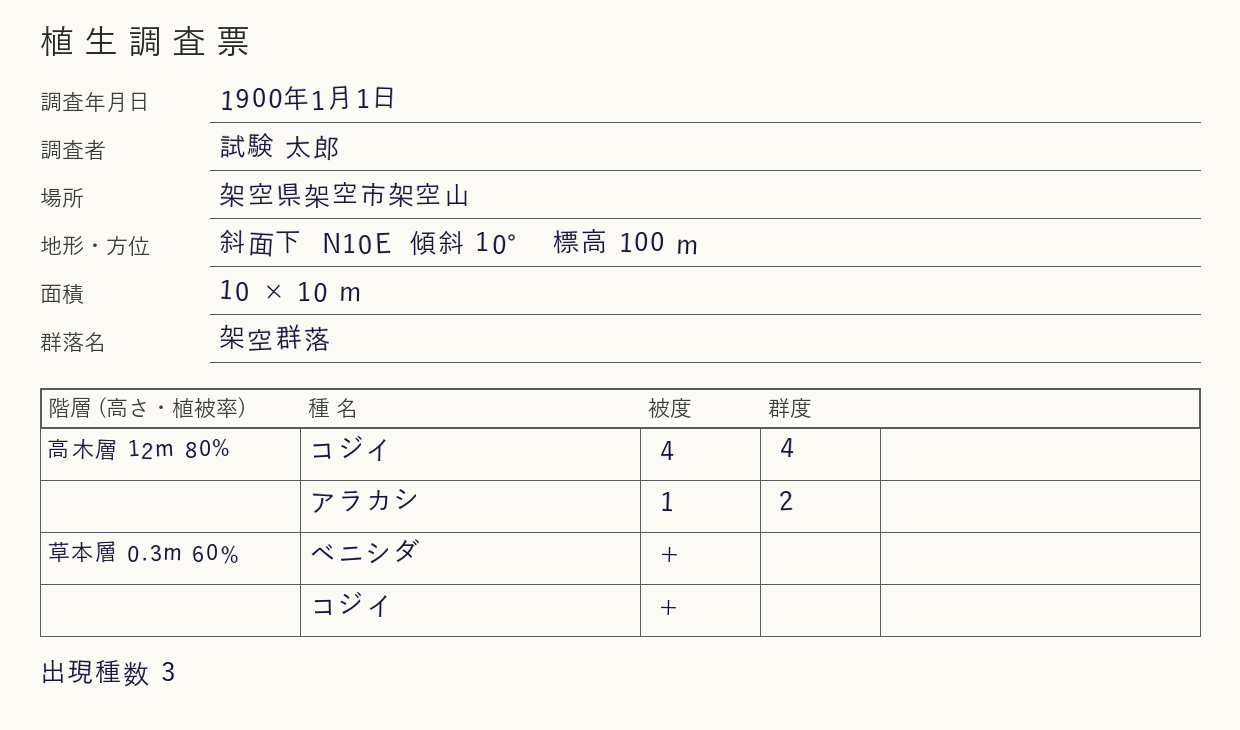
#> input picture plugins/vegetation-survey/examples/sample_sheet.png, 1240 x 730 px
$ python pages.py ../../../examples/sample_sheet.png --out out.png
#> lines starting #> are read from the running program, lines starting #| are printed output that depends on the picture
### plugins/vegetation-survey/skills/veg-table-to-csv/scripts/crop.py
"""ページ画像の一部を切り出し，原寸の座標の目盛りを付けて保存する．

    # 読むための画像 (目盛り付き．縦 2 x 横 1 のタイルに分ける)
    python scripts/crop.py <ページ.png> --box X0 Y0 X1 Y1 --tiles 2x1 --out <置き場>

    # 表を 1 枚の画像として切り出す (折り込みの切り分け．目盛りなし・原寸)
    python scripts/crop.py <ページ.png> --box X0 Y0 X1 Y1 --raw --name tab12 --out <置き場>
    python scripts/crop.py <ページ.png> --raw --rotate 90 --name tab12 --out <置き場>   # 横倒しを起こす

- 座標はすべて**原寸の px** (見渡し画像や目盛りに書いてある数字)．`--box` を省くと全体．
  見渡しから目で読んだ座標はずれるので，`--box` は既定で上下左右に 80 px 広げて切る (`--pad`)．
- 目盛り付きの画像は，上下左右の余白に原寸の x・y を書く．**別のタイルの同じ行は，
  y の目盛りで対応を取る** (横に分けたタイルで，種名と値を結ぶのに使う)．
- `--max` は保存する画像の長辺 (既定 1800 px)．読み手はこれより大きい画像を縮めるので，
  大きくしても字は大きくならない．字を大きくしたいときは `--box` を小さくするか，タイルを増やす．
- 表示の縮小率 (保存した画像の px / 原寸の px) を必ず表示する．**0.6 を下回ったら，
  `・` と `+`，`1` と `I` の見分けが怪しくなる**ので，もっと細かく切る．
- `--zoom` は拡大の倍率 (既定 1．ページ内の小さい表を読むときに 2〜3)．`--max` を超えない範囲で拡大する．
- `--rotate` は反時計回りの角度 (90・180・270)．`--raw` と組み合わせて使う．
- **密な表** (地点が多く横に収まらない表) は `--dense N` を使う．`--box` は値の列だけを囲む．
  行の傾きを直し，`--label X0 X1` の範囲 (種名・階層) を各画像の左に貼り，地点を N 列ずつの画像に分ける．
  列の上に地点の番号を書くので，**種名と値が 1 枚に入り，番号で列を取り違えない**．縦の分割は `--tiles 6x1`．
  列の位置は `・` の並びから測る．測れないときは警告を出し，`--box` を地点の数で等分する (左右には `--pad` を足さない)．
  群の境で間隔が広がる表など，測れない・等分では合わない表は，`--centers` で全列の中心の x を，
  等間隔なら `--first-x` と `--pitch` を渡す．最後の列が切り出しの右端からはみ出せば警告する．
  列の位置をどう決めたか (`列の位置: 測った`・`等分`・`引数`) を必ず表示する．
  `--label` の左端が字に掛かる (名前の頭がはみ出す) ときは警告し，広げる先の x を出す．
- `--deskew` (密な表): 紙面が右上がり・右下がり，波打つ，列が下ほど左右へ寄る表は，自動の傾きの補正が帯ごとに揺れて
  右端の列が 1 行ずれて見え，列の測定が 1 列ずれる．`--deskew` は値の列を 8 つの帯に分けて行の傾きを測り，y ごとに
  なめらかにつなぎ，列の寄り (上端と下端で測った列の中心の差．`--lean PX` で渡してもよい) と一緒に直した写しを
  `<名前>_deskew.png` に保存し，その写しで切り出す (列の x・行の y は表の上端・左端の位置のまま)．
  `--shear` を付けると行の傾きは測らずその値で直す．
- `--tiles` は「行数x列数」(`3x2` は縦 3 枚・横 2 枚)．`--raw` は `--tiles` を使わず 1 枚で切る．

    python scripts/crop.py <表.png> --box 5180 1730 7260 7200 --dense 10 --plots 20 --label 3950 5170 --tiles 6x1 --out <置き場>
"""
import argparse
import os
import sys

from PIL import Image, ImageDraw, ImageFont, ImageStat

Image.MAX_IMAGE_PIXELS = None

MARGIN_X, MARGIN_Y = 64, 28


def _font(size):
    for name in ('arial.ttf', 'DejaVuSans.ttf'):
        try:
            return ImageFont.truetype(name, size)
        except OSError:
            pass
    try:
        return ImageFont.load_default(size=size)
    except TypeError:                                 # Pillow 10.1 より前
        return ImageFont.load_default()


def _step(scale):
    """表示で 40 px 以上あく，きりのよい原寸の刻み"""
    for s in (10, 20, 25, 50, 100, 200, 250, 500, 1000, 2000):
        if s * scale >= 40:
            return s
    return 5000


def ruled(im, box, maxside=1800, grid=False, zoom=1.0, y_origin=0):
    """box を切り出して縮め (zoom > 1 なら拡大し)，余白に原寸の目盛りを書いた画像と縮小率を返す"""
    x0, y0, x1, y1 = box
    shift = y_origin - y0 if y_origin else 0          # 目盛りの y を元の画像の座標にする
    part = im.crop(box).convert('RGB')
    scale = min(zoom, (maxside - 2 * MARGIN_X) / max(part.width, part.height))
    w, h = max(1, round(part.width * scale)), max(1, round(part.height * scale))
    part = part.resize((w, h), Image.LANCZOS)
    out = Image.new('RGB', (w + 2 * MARGIN_X, h + 2 * MARGIN_Y), 'white')
    out.paste(part, (MARGIN_X, MARGIN_Y))
    d = ImageDraw.Draw(out)
    f = _font(15)
    step = _step(scale)
    col = (200, 0, 0)
    for y in range(((y0 + shift) // step + 1) * step, y1 + shift, step):
        yy = MARGIN_Y + round((y - y0 - shift) * scale)
        d.line([(MARGIN_X - 8, yy), (MARGIN_X - 1, yy)], fill=col)
        d.line([(MARGIN_X + w, yy), (MARGIN_X + w + 7, yy)], fill=col)
        d.text((2, yy - 8), str(y), fill=col, font=f)
        d.text((MARGIN_X + w + 9, yy - 8), str(y), fill=col, font=f)
        if grid:
            d.line([(MARGIN_X, yy), (MARGIN_X + w, yy)], fill=(170, 210, 255))
    for x in range((x0 // step + 1) * step, x1, step):
        xx = MARGIN_X + round((x - x0) * scale)
        d.line([(xx, MARGIN_Y - 8), (xx, MARGIN_Y - 1)], fill=col)
        d.line([(xx, MARGIN_Y + h), (xx, MARGIN_Y + h + 7)], fill=col)
        d.text((xx - 14, 2), str(x), fill=col, font=f)
        d.text((xx - 14, MARGIN_Y + h + 9), str(x), fill=col, font=f)
        if grid:
            d.line([(xx, MARGIN_Y), (xx, MARGIN_Y + h)], fill=(170, 210, 255))
    return out, scale


# [86 lines left out: functions shear, estimate_shear, shear_bands, band_slopes, estimate_lean, deskew_region and 1 more, not called in this run]


def _comb(prof, plots, pitch, start):
    return sum(prof[min(len(prof) - 1, round(start + i * pitch))] for i in range(plots))


# [321 lines left out: functions measure_columns, label_cut, dense_tile, tiles, deskew_copy, main, not called in this run]


# [2 lines that do not run on import are left out]

### plugins/vegetation-survey/skills/veg-table-to-csv/scripts/pages.py
"""組成表の入力 (PDF・PNG・JPG) を，1 ページ 1 枚の PNG にそろえる．

    python scripts/pages.py <入力> [<入力> ...] --out <作業ディレクトリ> [--pages 10-20,35]

- PDF は 1 ページずつ書き出す．ページが 1 枚のスキャン画像だけなら，
  その画像を**原寸のまま**取り出す (描画し直すと解像度が変わるため)．
  それ以外は 300 dpi で描画する．
- PNG・JPG はそのまま写す (EXIF の向きは直す)．
- 書き出した各ページについて，全体を見渡すための縮小画像
  (`<名前>_overview.png`．目盛りの数字は原寸の px) も作る．
- ページが 2 枚以上あれば，縮小画像を並べた一覧 (`contact_01.png`…．各コマにページ名)
  も作る．**表のあるページを選ぶのに使う** (本の全ページの見渡しを 1 枚ずつ読むと重い)．
- 最後に，ページの一覧 (名前・幅・高さ・縮小率) を表示し，`pages.tsv` に書く．
"""
import argparse
import io
import os
import sys

from PIL import Image, ImageDraw, ImageOps

sys.path.insert(0, os.path.dirname(os.path.abspath(__file__)))
from crop import _font, ruled  # noqa: E402

Image.MAX_IMAGE_PIXELS = None               # A0 の折り込みは 1 億画素を超える

THUMB_W, THUMB_H, CONTACT_COLS, CONTACT_ROWS = 440, 620, 4, 3


def parse_pages(spec):
    """`10-20,35` を {10, …, 20, 35} にする．空なら None (全ページ)"""
    if not spec:
        return None
    out = set()
    for part in spec.split(','):
        lo, _, hi = part.strip().partition('-')
        out.update(range(int(lo), int(hi or lo) + 1))
    return out


def pdf_pages(path, wanted=None):
    """(ページ番号, 総ページ数, 画像) を 1 枚ずつ返す (全ページを同時に持たない)"""
    import pymupdf
    doc = pymupdf.open(path)
    for i, page in enumerate(doc, 1):
        if wanted is not None and i not in wanted:
            continue
        imgs = page.get_images(full=True)
        im = None
        if len(imgs) == 1 and not page.get_text().strip():   # 文字の層があれば，図だけを取らない
            info = doc.extract_image(imgs[0][0])
            try:
                im = Image.open(io.BytesIO(info['image']))
                im.load()
                if page.rotation:                     # 画像そのものはページの回転を含まない
                    im = im.rotate(-page.rotation, expand=True)
            except Exception:
                im = None
        if im is None:
            pix = page.get_pixmap(dpi=300)
            im = Image.frombytes('RGB', (pix.width, pix.height), pix.samples)
        yield i, doc.page_count, im


def items_of(src, wanted):
    base = os.path.splitext(os.path.basename(src))[0]
    if not src.lower().endswith('.pdf'):
        yield base, ImageOps.exif_transpose(Image.open(src))
        return
    for i, n, im in pdf_pages(src, wanted):
        yield (base if n == 1 else f'{base}_p{i:0{max(2, len(str(n)))}d}'), im


def thumb(im, name):
    """見出しつきの小さなコマを作る"""
    t = im.convert('RGB')
    t.thumbnail((THUMB_W - 8, THUMB_H - 30))
    cell = Image.new('RGB', (THUMB_W, THUMB_H), 'white')
    cell.paste(t, (4, 26))
    d = ImageDraw.Draw(cell)
    d.text((6, 4), name, fill=(200, 0, 0), font=_font(16))
    d.rectangle((0, 0, THUMB_W - 1, THUMB_H - 1), outline=(190, 190, 190))
    return cell


def write_contacts(cells, out):
    per = CONTACT_COLS * CONTACT_ROWS
    paths = []
    for k in range(0, len(cells), per):
        sheet = Image.new('RGB', (THUMB_W * CONTACT_COLS, THUMB_H * CONTACT_ROWS), 'white')
        for j, cell in enumerate(cells[k:k + per]):
            sheet.paste(cell, (j % CONTACT_COLS * THUMB_W, j // CONTACT_COLS * THUMB_H))
        paths.append(os.path.join(out, 'contact_%02d.png' % (k // per + 1)))
        sheet.save(paths[-1])
    return paths


def main(argv=None):
    if hasattr(sys.stdout, 'reconfigure'):
        sys.stdout.reconfigure(encoding='utf-8', errors='replace')
    ap = argparse.ArgumentParser(description=__doc__.splitlines()[0])
    ap.add_argument('inputs', nargs='+')
    ap.add_argument('--out', required=True, help='作業ディレクトリ')
    ap.add_argument('--pages', help='PDF のうち書き出すページ (例: 10-20,35)')
    ap.add_argument('--overview', type=int, default=1800,
                    help='見渡し画像の長辺 (px．既定 1800)')
    a = ap.parse_args(argv)
    os.makedirs(a.out, exist_ok=True)
    wanted = parse_pages(a.pages)
    rows, cells = [], []
    for src in a.inputs:
        for name, im in items_of(src, wanted):
            if im.mode not in ('RGB', 'L'):
                im = im.convert('RGB')
            im.save(os.path.join(a.out, name + '.png'))
            ov, scale = ruled(im, (0, 0, im.width, im.height), a.overview)
            ov.save(os.path.join(a.out, name + '_overview.png'))
            rows.append((name, im.width, im.height, scale))
            cells.append(thumb(im, name))
    with open(os.path.join(a.out, 'pages.tsv'), 'w', encoding='utf-8') as f:
        f.write('page\twidth\theight\toverview_scale\n')
        for r in rows:
            f.write('%s\t%d\t%d\t%.3f\n' % r)
    for name, w, h, s in rows:
        print(f'{name}: {w} x {h} px  (見渡しの縮小率 {s:.3f})')
    if len(cells) > 1:
        paths = write_contacts(cells, a.out)
        print(f'一覧: {len(paths)} 枚 ({os.path.basename(paths[0])} …)．表のあるページを選ぶのに使う')


if __name__ == '__main__':
    main()
#> in main, im is the input picture: PIL image 1240x730 RGB; mean R, G, B 245.3, 243.4, 238
#> in ruled, `out = Image.new('RGB', (w + 2 * MARGIN_X, h + 2 * MARGIN_Y), 'white')`: out: PIL image 1368x786 RGB; every value is 255
#> in ruled, `out.paste(part, (MARGIN_X, MARGIN_Y))`:
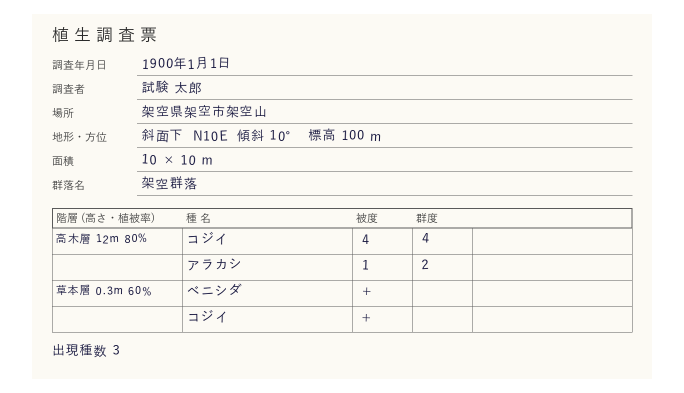
#> out: PIL image 1368x786 RGB (shown at 1/2 size); mean R, G, B 246.8, 245.2, 240.7
#> in main, `ov, scale = ruled(im, (0, 0, im.width, im.height), a.overview)`:
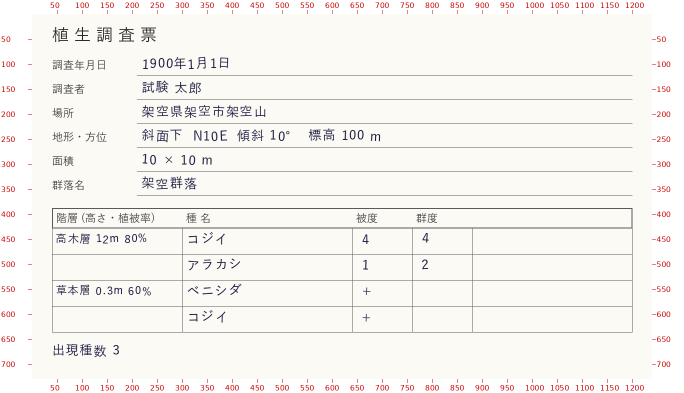
#> ov: PIL image 1368x786 RGB (shown at 1/2 size); mean R, G, B 246.4, 243.3, 238.8
#> in main, `ov, scale = ruled(im, (0, 0, im.width, im.height), a.overview)`: scale = 1
#> in thumb, `t.thumbnail((THUMB_W - 8, THUMB_H - 30))`:
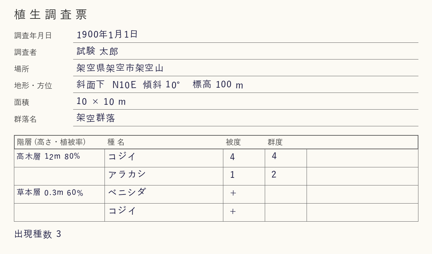
#> t: PIL image 432x254 RGB; mean R, G, B 245.2, 243.3, 238
#> in thumb, `cell = Image.new('RGB', (THUMB_W, THUMB_H), 'white')`: cell: PIL image 440x620 RGB; every value is 255
#> in thumb, `cell.paste(t, (4, 26))`:
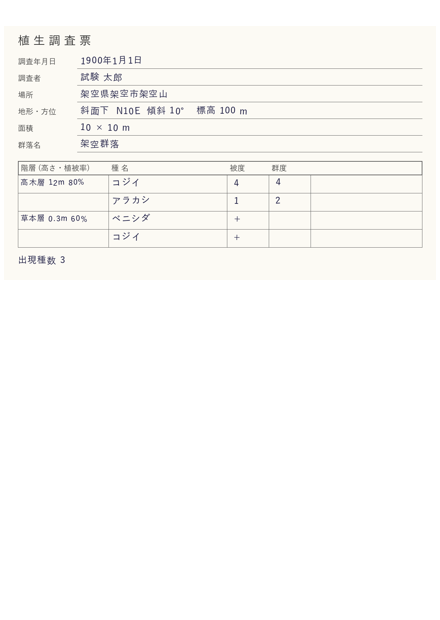
#> cell: PIL image 440x620 RGB; mean R, G, B 251.1, 250.3, 248.2
#> the loop in main, `for r in rows:` made 1 pass
#> r on pass 1: ('sample_sheet', 1240, 730, 1)
#> the loop in main, `for name, w, h, s in rows:` made 1 pass
#| sample_sheet: 1240 x 730 px  (見渡しの縮小率 1.000)

$ run again, on plugins/vegetation-survey/examples/table/sample_table.png
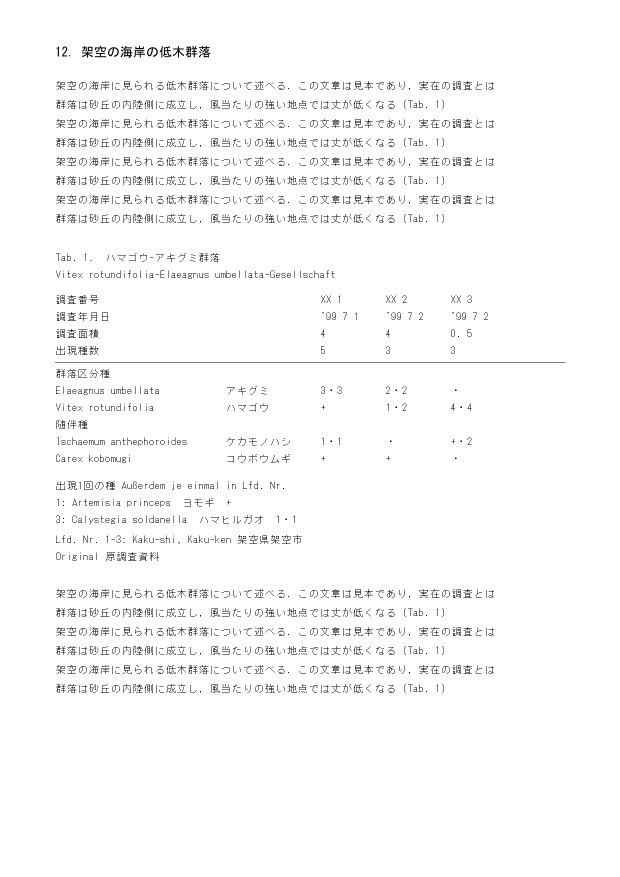
#> input picture plugins/vegetation-survey/examples/table/sample_table.png, 1240 x 1754 px (shown at 1/2 size)
#> in main, im is the input picture: PIL image 1240x1754 RGB; min 0, max 255, mean 249.7
#> in main, `ov, scale = ruled(im, (0, 0, im.width, im.height), a.overview)`:
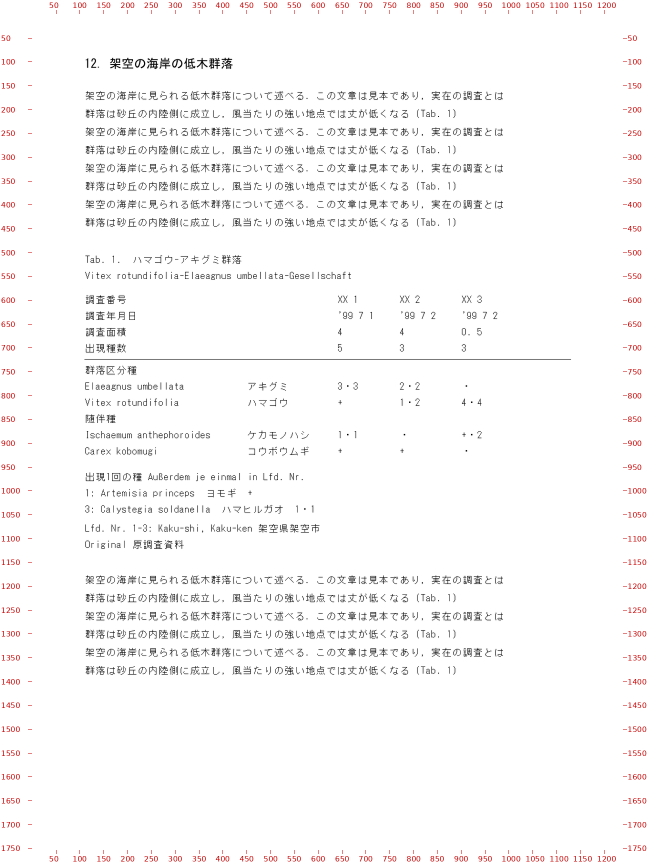
#> ov: PIL image 1310x1728 RGB (shown at 1/2 size); mean R, G, B 249.3, 248.2, 248.2
#> in main, `ov, scale = ruled(im, (0, 0, im.width, im.height), a.overview)`: scale = 0.953
#> in thumb, `cell.paste(t, (4, 26))`:
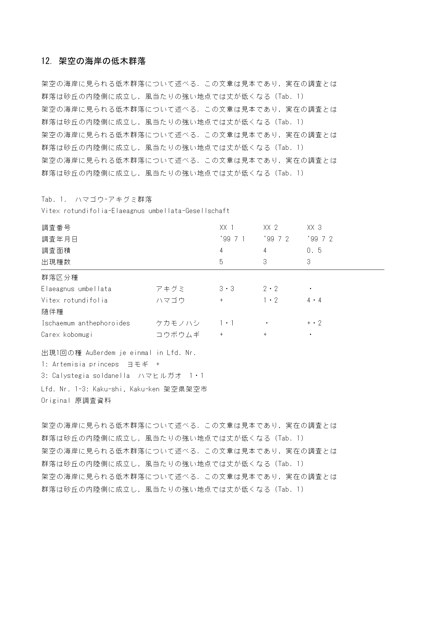
#> cell: PIL image 440x620 RGB; min 23, max 255, mean 250
#> the loop in main, `for r in rows:` made 1 pass
#> r on pass 1: ('sample_table', 1240, 1754, 0.953)
#> the loop in main, `for name, w, h, s in rows:` made 1 pass
#> (printed output is left out)
